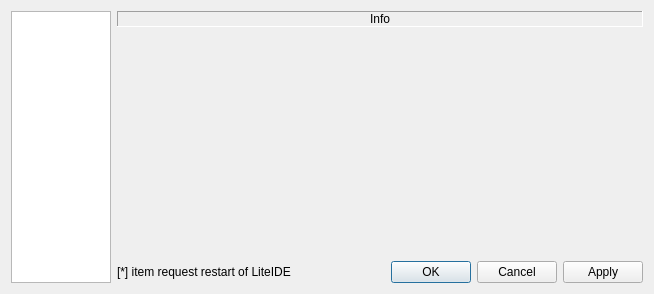
<?xml version="1.0" encoding="UTF-8"?>
<ui version="4.0">
 <class>OptionsWidget</class>
 <widget class="QDialog" name="OptionsWidget">
  <property name="geometry">
   <rect>
    <x>0</x>
    <y>0</y>
    <width>654</width>
    <height>294</height>
   </rect>
  </property>
  <property name="windowTitle">
   <string>Options</string>
  </property>
  <layout class="QHBoxLayout" name="horizontalLayout_2" stretch="1,10">
   <item>
    <widget class="QListWidget" name="listWidget">
     <property name="sizePolicy">
      <sizepolicy hsizetype="Fixed" vsizetype="Expanding">
       <horstretch>0</horstretch>
       <verstretch>0</verstretch>
      </sizepolicy>
     </property>
     <property name="minimumSize">
      <size>
       <width>100</width>
       <height>0</height>
      </size>
     </property>
    </widget>
   </item>
   <item>
    <layout class="QVBoxLayout" name="verticalLayout">
     <item>
      <widget class="QLabel" name="infoLabel">
       <property name="frameShape">
        <enum>QFrame::Panel</enum>
       </property>
       <property name="frameShadow">
        <enum>QFrame::Sunken</enum>
       </property>
       <property name="lineWidth">
        <number>1</number>
       </property>
       <property name="text">
        <string>Info</string>
       </property>
       <property name="alignment">
        <set>Qt::AlignCenter</set>
       </property>
       <property name="margin">
        <number>2</number>
       </property>
      </widget>
     </item>
     <item>
      <widget class="QStackedWidget" name="stackedWidget">
       <property name="sizePolicy">
        <sizepolicy hsizetype="Expanding" vsizetype="Preferred">
         <horstretch>0</horstretch>
         <verstretch>0</verstretch>
        </sizepolicy>
       </property>
      </widget>
     </item>
     <item>
      <layout class="QHBoxLayout" name="horizontalLayout">
       <item>
        <widget class="QLabel" name="label">
         <property name="text">
          <string>[*] item request restart of LiteIDE</string>
         </property>
        </widget>
       </item>
       <item>
        <spacer name="horizontalSpacer">
         <property name="orientation">
          <enum>Qt::Horizontal</enum>
         </property>
         <property name="sizeHint" stdset="0">
          <size>
           <width>40</width>
           <height>20</height>
          </size>
         </property>
        </spacer>
       </item>
       <item>
        <widget class="QDialogButtonBox" name="buttonBox">
         <property name="standardButtons">
          <set>QDialogButtonBox::Apply|QDialogButtonBox::Cancel|QDialogButtonBox::Ok</set>
         </property>
        </widget>
       </item>
      </layout>
     </item>
    </layout>
   </item>
  </layout>
 </widget>
 <tabstops>
  <tabstop>listWidget</tabstop>
 </tabstops>
 <resources/>
 <connections/>
</ui>
